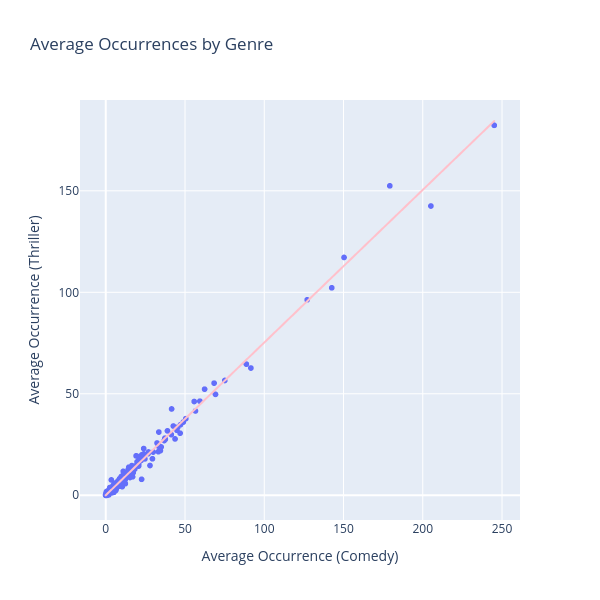

Here is the notebook cell this chart was saved with:
### Markdown cell above
Run the following code to create an interactive scatter plot. Each word is represented as a dot, with its position determined by the average occurrence in comedy movies (horizontal axis) and in thriller movies (vertical axis).

**Notes:**
1. The line shown on the plot is the linear regression line, not the line $y = x$.  
2. The plot uses the interactive library Plotly Express. Hover over points to see the word each dot represents, and use the toolbar to zoom, pan, or explore different parts of the graph.

### Code cell
stems_with_averages_df = stems_with_averages.to_df()
fig = px.scatter(stems_with_averages_df, 
                 x="Average Occurrence (Comedy)", 
                 y="Average Occurrence (Thriller)", 
                 hover_data=['Stem'], 
                 trendline="ols",
                 trendline_color_override="pink",
                 title="Average Occurrences by Genre")
fig.update_layout(autosize=False, width=600, height=600)
fig.show()

### Figure 1 — Plotly figure (JSON) as saved in the notebook; plotly's stock layout.template omitted (floating-point values rounded to 4 significant figures; data arrays with more than 128 entries replaced by an {"elided": "..."} marker saying what was removed)
{"data": [{"customdata": {"elided": "5000x1 str values"}, "hovertemplate": "Average Occurrence (Comedy)=%{x}<br>Average Occurrence (Thriller)=%{y}<br>Stem=%{customdata[0]}<extra></extra>", "legendgroup": "", "marker": {"color": "#636efa", "symbol": "circle"}, "mode": "markers", "name": "", "showlegend": false, "type": "scattergl", "x": {"elided": "5000 float values"}, "xaxis": "x", "y": {"elided": "5000 float values"}, "yaxis": "y"}, {"hovertemplate": "<b>OLS trendline</b><br>Average Occurrence (Thriller) = 0.752273 * Average Occurrence (Comedy) + 0.0192499<br>R<sup>2</sup>=0.991139<br><br>Average Occurrence (Comedy)=%{x}<br>Average Occurrence (Thriller)=%{y} <b>(trend)</b><extra></extra>", "legendgroup": "", "line": {"color": "pink"}, "marker": {"color": "#636efa", "symbol": "circle"}, "mode": "lines", "name": "", "showlegend": false, "type": "scattergl", "x": {"elided": "5000 float values"}, "xaxis": "x", "y": {"elided": "5000 float values"}, "yaxis": "y"}], "layout": {"autosize": false, "height": 600, "legend": {"tracegroupgap": 0}, "title": {"text": "Average Occurrences by Genre"}, "width": 600, "xaxis": {"anchor": "y", "domain": [0, 1], "title": {"text": "Average Occurrence (Comedy)"}}, "yaxis": {"anchor": "x", "domain": [0, 1], "title": {"text": "Average Occurrence (Thriller)"}}}}
